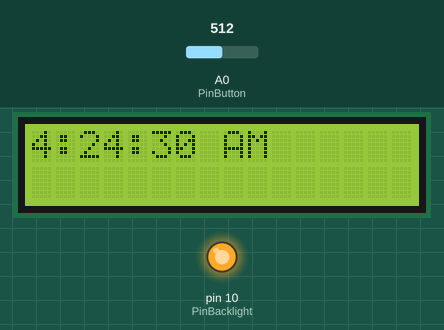
Simulated run of this sketch. Board: Arduino Uno, built with avr-gcc and run on an emulated ATmega328P. Shown: 16×2 character LCD, output pins drawn as LEDs (lit = HIGH). Inputs (shaded band) come from the test bench; at power-on: A0 (PinButton) = 512. The local clock reads 2024-03-15 10:24:30 at power-on unless the sketch sets it; EEPROM starts erased.

Above: at 0.1 s.
At 4.1 s:
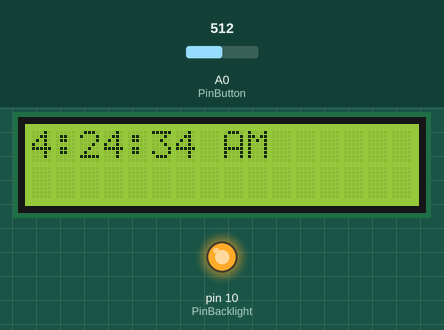
At 9.1 s:
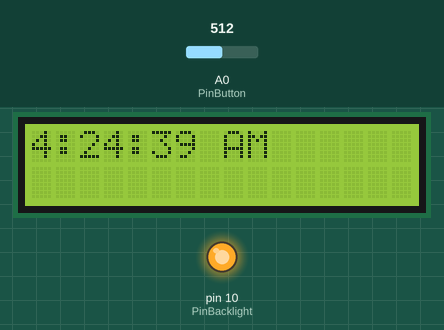
At 19.1 s:
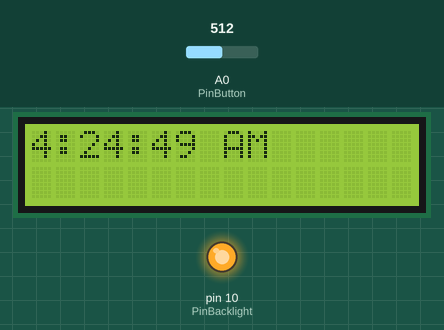
At 28.1 s:
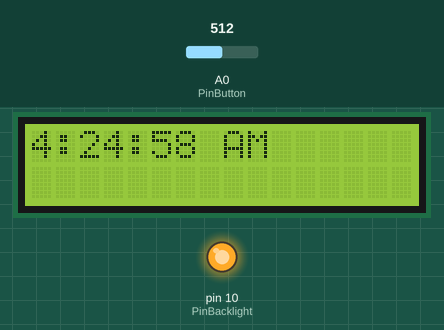
At 38.1 s:
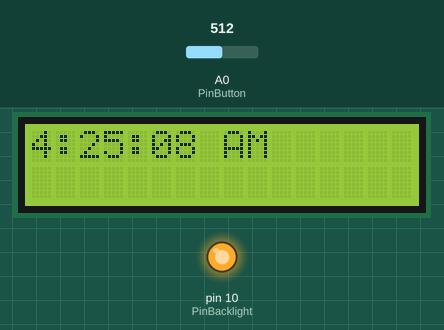

The sketch:

Lee_Retirement_Init_Serial.ino
```cpp
/*
 * Lee's retirement countdown clock
 * Initialize EEPROM (hard-coded) and clock (reading from serial)
 *
 * To set the clock, figure out what serial port your device is on.  If
 * you're in the Arduino IDE, the port should be in the tools dropdown.
 * Assuming you're on Linux, there's a good chance it's /dev/ttyACM0.
 * Then you can set the clock by running this:
 *  date -u +'T%s' | tee /dev/ttyACM0
 * Or just get the current time from your clock and paste it into the console
 * using the format above, which is "T" then "seconds since Jan 1 1970 UTC"
 *
 * I'm using a SainSmart LCD shield with an Uno, and a DS1370 RTC to make it accurate
 *
 * Links to the Amazon items I used:
 * http://www.amazon.com/gp/product/B0076FWAH8
 * http://www.amazon.com/gp/product/B00LZCTMJM
 */

/*
 set up for the RTC
 Libraries used are at
  http://www.pjrc.com/teensy/td_libs_Time.html
  http://www.pjrc.com/teensy/td_libs_DS1307RTC.html
 as referenced by http://playground.arduino.cc/Code/Time
*/
#include <Wire.h>
#include <DS1307RTC.h>
#include <Time.h>
#include <TimeLib.h>

tmElements_t tm;
#define UTC_OFFSET -6 * 60 * 60; // offset from UTC in seconds, ignoring DST

/*
 Set up for the LCD
*/
#include <LiquidCrystal.h>
LiquidCrystal lcd(
 8, // RS
 9, // Enable
 4, // bit 4
 5, // bit 5
 6, // bit 6
 7  // bit 7
);

#define PinBacklight 10
#define PinButton    0

// define some values used by the panel and buttons
int lcd_key     = 0;
int adc_key_in  = 0;
#define btnRIGHT  0
#define btnUP     1
#define btnDOWN   2
#define btnLEFT   3
#define btnSELECT 4
#define btnNONE   5

String line1 = "";
String line2 = "";

#define BrightMax 255
#define BrightMin 0

// read the buttons
int read_LCD_buttons()
{
 adc_key_in = analogRead(PinButton);      // read the value from the sensor
 // example buttons when read are centered at these valies: 0, 144, 329, 504, 741
 // values measured in Lee's display: 0, 143, 328, 503, 741 (really close to the author's, apparently)
 // I add half the distance to the next button to allow for as much variance as is reasonably likely
 //
 // I picked 1000 as the top cutoff mostly arbitrarily; ~1024 is the select, due to being "infinite"
 // I suppose the "right" way would be to do 741+(1024-741/2) to be consistent
 if (adc_key_in > 1000) return btnNONE; // We make this the 1st option for speed reasons since it will be the most likely result
 if (adc_key_in < (0   + (143 - 0)   / 2 ))  return btnRIGHT;
 if (adc_key_in < (143 + (328 - 143) / 2 ))  return btnUP;
 if (adc_key_in < (328 + (503 - 328) / 2 ))  return btnDOWN;
 if (adc_key_in < (503 + (741 - 503) / 2 ))  return btnLEFT;
 if (adc_key_in <= 1000)                     return btnSELECT;
 return btnNONE;  // when all others fail, return this...
}

/*
 EEPROM locations
*/
#include <EEPROM.h>
#define ADDR_RETIRE_TIME 0
time_t retire_time;
#define ADDR_BRIGHTNESS  ADDR_RETIRE_TIME + sizeof(time_t)
int brightness = BrightMax;

void setup() {
  // define PWM brightness pin for output
  pinMode(PinBacklight, OUTPUT);
  // set up the LCD's number of columns and rows:
  lcd.begin(16, 2);
  lcd.clear();
  analogWrite(PinBacklight, brightness);

  // set the EEPROM values (update to avoid uneccesary writes)
  EEPROM.update(ADDR_BRIGHTNESS, brightness);
  // April 1, 2016?  This should be *local* time, even though the clock uses UTC
  tmElements_t t;
  t.Second = 0;
  t.Minute = 0;
  t.Hour = 0;
  t.Day = 1;
  t.Month = 4;
  t.Year = 116;
  EEPROM.update(ADDR_RETIRE_TIME, makeTime(t));

  // get saved data from EEPROM
  EEPROM.get(ADDR_RETIRE_TIME, retire_time);
  EEPROM.get(ADDR_BRIGHTNESS,  brightness);

  // use RTC once it works
  setSyncProvider(RTC.get);

  Serial.begin(9600);
}

// USA DST conversion only, per http://www.nist.gov/pml/div688/dst.cfm
bool in_dst(){
  // do no-math checks first for speed
  if( tm.Month > 3 && tm.Month < 11 ){
    return true;
  }
  if( tm.Month < 3 || tm.Month > 11 ){
    return false;
  }
  signed int previousSunday = tm.Day - tm.Wday;
  // DST starts at 2AM on the second Sunday of March
  if( tm.Month == 3 ){
    // Second Sunday would be between the 8th and 15th
    return previousSunday >= 8;
  }
  // DST stops at 2AM on the first Sunday of November
  if( tm.Month == 11 ){
    // first Sunday will be between the between the first and the 7th.
    return previousSunday <= 0;
  }
}

// only update LCD if intended display != what's already displayed
String prevline1 = "";
String prevline2 = "";
void update_lcd(String l1, String l2){
  if( l1 != prevline1 ){
    lcd.setCursor(0,0);
    lcd.print(l1);
    prevline1 = l1;
  }
  if( l2 != prevline2 ){
    lcd.setCursor(0,1);
    lcd.print(l2);
    prevline2 = l2;
  }
}

int syntime = -5 * 1000;
// lifted pretty much straight from TimeSerial example
void handle_sync(){
  unsigned long inputtime;
  if( Serial.find('T') ){
    inputtime = Serial.parseInt();
    if( inputtime > 0 ){
      syntime = millis();
      //setTime(inputtime);
      RTC.set(inputtime);
    }
  }
}

void loop() {
  // check on the keys
  lcd_key = read_LCD_buttons();
  switch (lcd_key){
    case btnNONE: {
      break;
    }
    case btnRIGHT: {
      break;
    }
    case btnLEFT: {
      break;
    }
    case btnUP: {
      break;
    }
    case btnDOWN: {
      break;
    }
    case btnSELECT: {
      break;
    }
  }

  if( Serial.available() ){
    handle_sync();
  }

  if( timeStatus() == timeNotSet ){
    update_lcd("Time not set", "");
  }
  else{
    time_t t = now();
    t += UTC_OFFSET; // adjust for TZ

    line1 = "";
    if( syntime > 0 && millis() - syntime < 5000 ){
      line1 = "Sync!";
    }
    line1 += String(hourFormat12(t)) + ":"
          + String(minute(t) < 10 ? "0" + String(minute(t)) : minute(t)) + ":"
          + String(second(t) < 10 ? "0" + String(second(t)) : second(t))
          + " " + (isAM(t) ? "AM" : "PM");
    while( line1.length() < 16 ){
      line1 += " ";
    }

    // assemble second LCD line
    while( line2.length() < 16){
      line2 = line2 + " ";
    }

    update_lcd(line1, line2);
  }
}
```

Measured:
- what the display in image 1 shows lasts 1.0 s, from 4.1 s to 5.1 s
